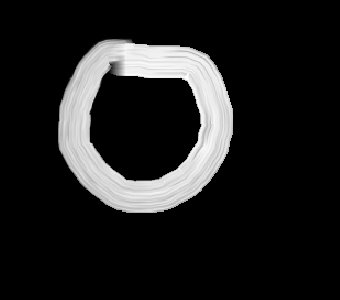
#> input picture captured_images/0/0.png, 340 x 300 px; its folder holds 3 pictures in this run
$ jupyter execute --allow-errors 'Handwritten Digits Recognition.ipynb'   (shell and % lines are left out)
#> lines starting #> are read from the running program, lines starting #| are printed output that depends on the picture
[cell 1]
import pyscreenshot as ImageGrab
import time

[cell 2]
images_folder="captured_images/3/"
#> (the rest of this cell did not finish here and is left out)

[cell 3]
import cv2
import csv
import glob

header  =["label"]
for i in range(0,784):
   header.append("pixel"+str(i))
with open('dataset.csv', 'a') as f:
   writer = csv.writer(f)
   writer.writerow(header)

for label in range(10):
   dirList = glob.glob("captured_images/"+str(label)+"/*.png")

   for img_path in dirList:
       im= cv2.imread(img_path)
#> im is the input picture: shape (300, 340, 3); min 0, max 254, mean 30.9
       im_gray = cv2.cvtColor(im,cv2.COLOR_BGR2GRAY)
       im_gray = cv2.GaussianBlur(im_gray,(15,15), 0)
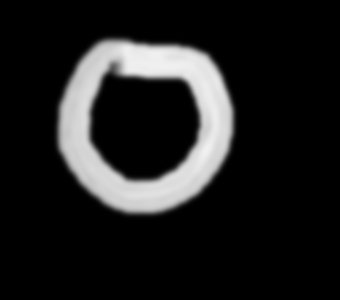
#> im_gray: shape (300, 340); min 0, max 241, mean 30.9
       roi= cv2.resize(im_gray,(28,28), interpolation=cv2.INTER_AREA)
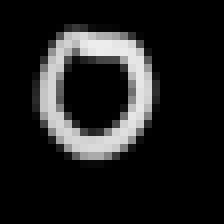
#> roi: shape (28, 28) (shown 8 times larger); min 0, max 238, mean 30.9

       data=[]
       data.append(label)
       rows, cols = roi.shape
#> rows = 28; cols = 28

       ## Fill the data array with pixels one by one.
       for i in range(rows):
           for j in range(cols):
               k =roi[i,j]
               if k>100:
                   k=1
               else:
                   k=0
               data.append(k)
#> after the loop, data = 785 values, max 1 at index 121, min 0 at index 0, mean 0.143
       with open('dataset.csv', 'a') as f:
           writer = csv.writer(f)
           writer.writerow(data)
#> pass 2 of the loop `for label in range(10):`:
#> dirList = ['captured_images/1/0.png']
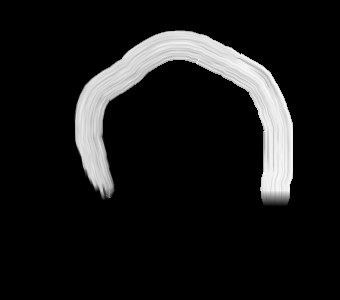
#> input picture captured_images/1/0.png, 340 x 300 px
#> im is the input picture: shape (300, 340, 3); min 0, max 253, mean 24.9
#> `im_gray = cv2.GaussianBlur(im_gray,(15,15), 0)`:
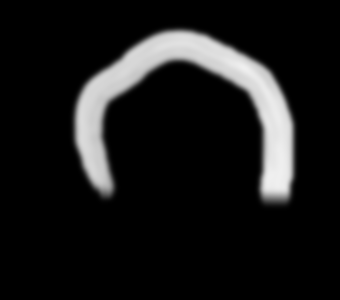
#> im_gray: shape (300, 340); min 0, max 239, mean 24.8
#> `roi= cv2.resize(im_gray,(28,28), interpolation=cv2.INTER_AREA)`:
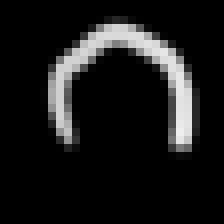
#> roi: shape (28, 28) (shown 8 times larger); min 0, max 238, mean 24.8
#> after the loop `for i in range(rows):`: data = 785 values, max 1 at index 0, min 0 at index 1, mean 0.12

[cell 4]
import pandas as pd #pip install pandas
from sklearn.utils import shuffle #pip install scikit-learn
#0,....,1.....,2.....
#5,3,1,0,2,5,.......

data = pd.read_csv('dataset.csv')
data = shuffle(data)
print(data)

[cell 5]
import matplotlib.pyplot as plt

# Check for missing values
print(data.isnull().sum())

# Display the distribution of labels
print(data['label'].value_counts())

# Visualize some examples
fig, axes = plt.subplots(1, 5, figsize=(10, 3))
#> (the rest of this cell did not finish here and is left out)

[cell 6]
from sklearn.model_selection import train_test_split
from sklearn.preprocessing import StandardScaler

# Separate features and labels
X = data.drop(columns='label').values
y = data['label'].values

# Normalize the pixel values
X = X / 255.0

# Reshape if necessary (for neural networks)
X = X.reshape(-1, 28, 28, 1)

# Split the data into training and testing sets
X_train, X_test, y_train, y_test = train_test_split(X, y, test_size=0.2, random_state=42)

print(f"Training data shape: {X_train.shape}")
print(f"Test data shape: {X_test.shape}")

[cell 7]
import tensorflow as tf
from tensorflow.keras.models import Sequential
from tensorflow.keras.layers import Conv2D, MaxPooling2D, Flatten, Dense

# Define the model architecture
#> (the rest of this cell did not finish here and is left out)

#> (a cell that did not finish here is left out)

[cell 9]
import matplotlib.pyplot as plt

# Plot training and validation accuracy
#> (the rest of this cell did not finish here and is left out)

[cell 10]
import matplotlib.pyplot as plt
plt.subplot(1, 2, 2)
#> (the rest of this cell did not finish here and is left out)

#> (a cell that did not finish here is left out)

#> (a cell that did not finish here is left out)

#> (a cell that did not finish here is left out)

[cell 14]
X = data.drop(["label"],axis=1)
Y= data["label"]

[cell 15]
import matplotlib.pyplot as plt
import cv2
idx = 379
#> (the rest of this cell did not finish here and is left out)

[cell 16]
from sklearn.model_selection import train_test_split
train_x,test_x,train_y,test_y = train_test_split(X,Y, test_size = 0.2)

[cell 17]
import numpy as np
import matplotlib.pyplot as plt
from skimage.feature import hog
from skimage import exposure
from sklearn.model_selection import train_test_split

# Assuming 'data' is your DataFrame
X = data.drop(["label"], axis=1)
Y = data["label"]

# Splitting the data into training and testing sets
train_x, test_x, train_y, test_y = train_test_split(X, Y, test_size=0.2, random_state=42)

# Function to extract HOG features
def extract_hog_features(images):
    hog_features = []
    for image in images:
        image = image.reshape(28, 28)
        features, hog_image = hog(image, pixels_per_cell=(8, 8), cells_per_block=(2, 2), visualize=True)
        hog_features.append(features)
    return np.array(hog_features)

# Extracting HOG features from training and testing sets
train_x_hog = extract_hog_features(train_x.values)
test_x_hog = extract_hog_features(test_x.values)

# Display HOG of a sample image
idx = 379
#> (the rest of this cell did not finish here and is left out)

[cell 18]
from sklearn.decomposition import PCA

# Assuming 'data' is your DataFrame
X = data.drop(["label"], axis=1)
Y = data["label"]

# Splitting the data into training and testing sets
train_x, test_x, train_y, test_y = train_test_split(X, Y, test_size=0.2, random_state=42)

# Function to apply PCA and reduce dimensions
def apply_pca(images, n_components=50):
    pca = PCA(n_components=n_components)
    principal_components = pca.fit_transform(images)
    return principal_components, pca

# Applying PCA to training and testing sets
#> (the rest of this cell did not finish here and is left out)

[cell 19]
# Extract HOG features
train_x_hog = extract_hog_features(train_x.values)
test_x_hog = extract_hog_features(test_x.values)

# Apply PCA on HOG features
#> (the rest of this cell did not finish here and is left out)
